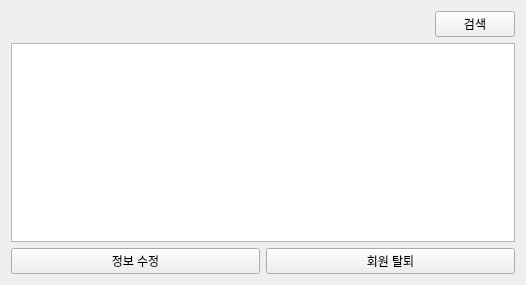
<?xml version="1.0" encoding="UTF-8"?>
<ui version="4.0">
 <class>user_page</class>
 <widget class="QWidget" name="user_page">
  <property name="geometry">
   <rect>
    <x>0</x>
    <y>0</y>
    <width>526</width>
    <height>285</height>
   </rect>
  </property>
  <property name="windowTitle">
   <string>Form</string>
  </property>
  <layout class="QGridLayout" name="gridLayout">
   <item row="0" column="0" colspan="2">
    <layout class="QGridLayout" name="main_layout">
     <item row="2" column="1">
      <widget class="QPushButton" name="search_button">
       <property name="text">
        <string>검색</string>
       </property>
      </widget>
     </item>
     <item row="2" column="0">
      <spacer name="top_spacer">
       <property name="orientation">
        <enum>Qt::Orientation::Horizontal</enum>
       </property>
       <property name="sizeHint" stdset="0">
        <size>
         <width>40</width>
         <height>20</height>
        </size>
       </property>
      </spacer>
     </item>
     <item row="3" column="0" colspan="2">
      <widget class="QListView" name="main_view"/>
     </item>
    </layout>
   </item>
   <item row="1" column="1">
    <widget class="QPushButton" name="withdraw_button">
     <property name="text">
      <string>회원 탈퇴</string>
     </property>
    </widget>
   </item>
   <item row="1" column="0">
    <widget class="QPushButton" name="modify_button">
     <property name="text">
      <string>정보 수정</string>
     </property>
    </widget>
   </item>
  </layout>
 </widget>
 <resources/>
 <connections/>
</ui>
